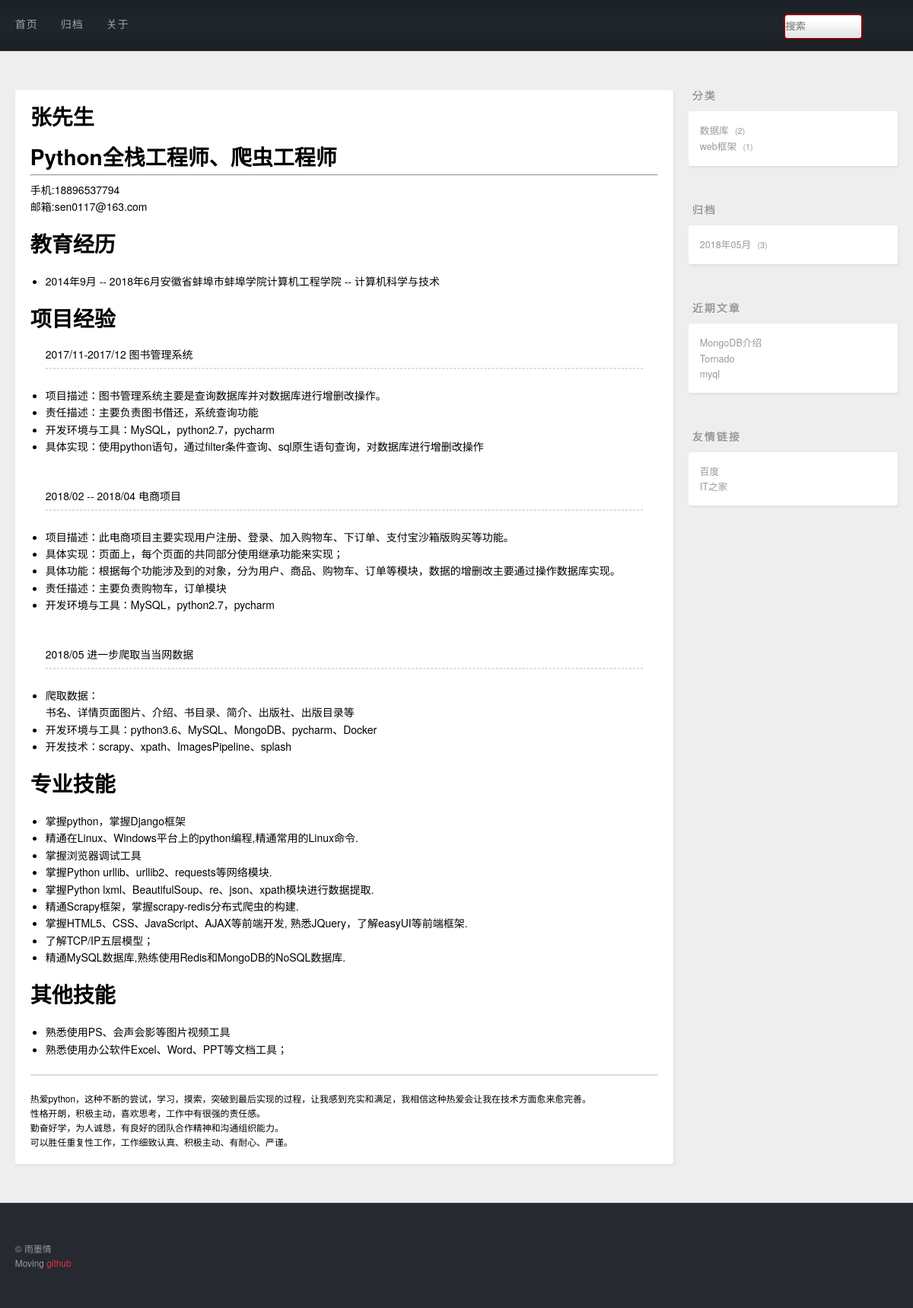
Screenshot of /aboutme/ with the database file from the repository.
### blog/models.py (models this page shows, shortened)
class Category(models.Model):
    cname = models.CharField(max_length=20, unique=True, verbose_name='类别')
    class Meta:
        db_table = 't_category'
        verbose_name_plural = '类别'

class Post(models.Model):
    title = models.CharField(max_length=100, unique=True, verbose_name='帖子')
    desc = models.TextField()
    content = models.TextField()
    created = models.DateField(auto_now_add=True)
    modified = models.DateTimeField(auto_now=True)
    category = models.ForeignKey(Category, on_delete=models.DO_NOTHING,null=False)
    tags = models.ManyToManyField(Tags)
    class Meta:
        db_table = 't_post'
        verbose_name_plural = '帖子'

### blog/views.py (the view)
# urls.py: path('aboutme/', views.aboutme_view),
def aboutme_view(request):
    return render(request,'aboutme.html')

### blog/contextprocessors.py (called while the page is built)
def getrightinfo(request):
    from django.db.models import Count
    cate_posts = Post.objects.values('category__cname', 'category').annotate(count=Count('*')).order_by('-count')  # 分组信息
    from django.db import connection
    cursor = connection.cursor()
    arc_posts = cursor.execute(
        "select created,count('*') as count from t_post group by strftime('%Y-%m',created) order by  created desc")
    recent_posts = Post.objects.all().order_by('-id')[:3]
    return {'cate_posts': cate_posts, 'recent_posts': recent_posts, 'arc_posts': arc_posts}

### blog/templates/aboutme.html
{% extends 'base.html' %}
{% block main %}
    <article class="article article-type-page">
        <div class="article-inner">
            <header class="article-header">
                <p class="article-title">
                    张先生
                </p>
                <br>
                <h1 class="article-title">
                    Python全栈工程师、爬虫工程师
                </h1>
                <hr>
                <p class="article-tag-list-item">手机:18896537794</p>
                <br>
                <p class="article-tag-list-item">邮箱:sen0117@163.com</p>
                <br>
                <br>
            </header>
            <div class="article-entry">
                <article class="article-title">教育经历</article>
                <ul>
                    <li>2014年9月 -- 2018年6月安徽省蚌埠市蚌埠学院计算机工程学院 -- 计算机科学与技术</li>
                </ul>
            </div>
            <div class="article-entry">
                <article class="article-title">项目经验</article>
                <article class="article-header">
                    2017/11-2017/12 图书管理系统
                    <hr>
                </article>
                <ul>
                    <li>项目描述：图书管理系统主要是查询数据库并对数据库进行增删改操作。</li>
                    <li>责任描述：主要负责图书借还，系统查询功能</li>
                    <li>开发环境与工具：MySQL，python2.7，pycharm</li>
                    <li>具体实现：使用python语句，通过filter条件查询、sql原生语句查询，对数据库进行增删改操作</li>
                </ul>
                <article class="article-header">
                    2018/02 -- 2018/04 电商项目
                    <hr>
                </article>
                <ul>
                    <li>项目描述：此电商项目主要实现用户注册、登录、加入购物车、下订单、支付宝沙箱版购买等功能。</li>
                    <li>具体实现：页面上，每个页面的共同部分使用继承功能来实现；</li>
                    <li>具体功能：根据每个功能涉及到的对象，分为用户、商品、购物车、订单等模块，数据的增删改主要通过操作数据库实现。</li>
                    <li>责任描述：主要负责购物车，订单模块</li>
                    <li>开发环境与工具：MySQL，python2.7，pycharm</li>
                </ul>
                <article class="article-header">
                    2018/05 进一步爬取当当网数据
                    <hr>
                </article>
                <ul>
                    <li>爬取数据：<br>
                        书名、详情页面图片、介绍、书目录、简介、出版社、出版目录等
                    </li>
                    <li>开发环境与工具：python3.6、MySQL、MongoDB、pycharm、Docker</li>
                    <li>开发技术：scrapy、xpath、ImagesPipeline、splash</li>
                </ul>
            </div>
            <div class="article-entry">
                <article class="article-title">专业技能</article>
                <ul>
                    <li>掌握python，掌握Django框架</li>
                    <li>精通在Linux、Windows平台上的python编程,精通常用的Linux命令.</li>
                    <li>掌握浏览器调试工具</li>
                    <li>掌握Python urllib、urllib2、requests等网络模块.</li>
                    <li>掌握Python lxml、BeautifulSoup、re、json、xpath模块进行数据提取.</li>
                    <li>精通Scrapy框架，掌握scrapy-redis分布式爬虫的构建.</li>
                    <li>掌握HTML5、CSS、JavaScript、AJAX等前端开发, 熟悉JQuery，了解easyUI等前端框架.</li>
                    <li>了解TCP/IP五层模型；</li>
                    <li>精通MySQL数据库,熟练使用Redis和MongoDB的NoSQL数据库.</li>
                </ul>
            </div>
            <div class="article-entry">
                <article class="article-title">其他技能</article>
                <ul>
                    <li>熟悉使用PS、会声会影等图片视频工具</li>
                    <li>熟悉使用办公软件Excel、Word、PPT等文档工具；</li>
                </ul>
            </div>
            <div class="article-footer">
                热爱python，这种不断的尝试，学习，摸索，突破到最后实现的过程，让我感到充实和满足，我相信这种热爱会让我在技术方面愈来愈完善。
                <br>性格开朗，积极主动，喜欢思考，工作中有很强的责任感。
                <br>勤奋好学，为人诚恳，有良好的团队合作精神和沟通组织能力。
                <br>可以胜任重复性工作，工作细致认真、积极主动、有耐心、严谨。
            </div>
        </div>
    </article>
{% endblock main %}

### templates/right.html
<aside id="sidebar">
    <div class="widget-wrap">
        <h3 class="widget-title">分类</h3>
        <div class="widget">
            <ul class="category-list">
                {% for cate_post in cate_posts %}
                <li class="category-list-item">
                    <a class="category-list-link" href="/category/{{ cate_post.category }}">{{ cate_post.category__cname }}</a>
                    <span class="category-list-count">{{ cate_post.count }}</span>
                </li>
                {% endfor %}
            </ul>
        </div>
    </div>
    <div class="widget-wrap">
        <h3 class="widget-title">归档</h3>
        <div class="widget">
            <ul class="archive-list">
                {% for ap in arc_posts %}
                <li class="archive-list-item">
                    <a class="archive-list-link" href="/archive/{{ ap.0|date:'Y' }}/{{ ap.0|date:'m' }}">{{ ap.0|date:'Y年m月' }}</a>
                    <span class="archive-list-count">{{ ap.1 }}</span>
                </li>
                {% endfor %}
            </ul>
        </div>
    </div>
    <div class="widget-wrap">
        <h3 class="widget-title">近期文章</h3>
        <div class="widget">
            <ul>
                {% for rp in recent_posts %}
                    <li>
                        <a href="/post/{{ rp.id }}">{{ rp.title }}</a>
                    </li>
                {% endfor %}
            </ul>
        </div>
    </div>
    <div class="widget-wrap">
        <h3 class="widget-title">友情链接</h3>
        <div class="widget">
            <ul>
                <li>
                    <a href="http://www.baidu.com/" target="_blank">百度</a>
                </li>
                <li>
                    <a href="https://www.ithome.com/" target="_blank">IT之家</a>
                </li>
            </ul>
        </div>
    </div>
</aside>

### static/css/style.css (style rules this page uses)
body { zoom: 1; width: 100%; }
body:before, body:after { content: ""; display: table; }
body:after { clear: both; }
html, body, div, span, applet, object, iframe, h1, h2, h3, h4, h5, h6, p, blockquote, pre, a, abbr, acronym, address, big, cite, code, del, dfn, em, img, ins, kbd, q, s, samp, small, strike, strong, sub, sup, tt, var, dl, dt, dd, ol, ul, li, fieldset, form, label, legend, table, caption, tbody, tfoot, thead, tr, th, td { margin: 0; padding: 0; border: 0; outline: 0; font-weight: inherit; font-style: inherit; font-family: inherit; font-size: 100%; vertical-align: baseline; }
body { line-height: 1; color: #000; background: #fff; }
ol, ul { list-style: none; }
html, body, #container { height: 100%; }
body { background: #eee; font: 14px/1.6em "寰蒋闆呴粦", "Microsoft Yahei", "Droid Sans", Helvetica Neue, Helvetica, Arial, sans-serif; -webkit-text-size-adjust: 100%; }
.article-date, .article-category-link, .archive-year, .widget-title { text-decoration: none; text-transform: uppercase; letter-spacing: 2px; color: #999; margin-bottom: 1em; margin-left: 5px; line-height: 1em; text-shadow: 0 1px #fff; font-weight: bold; }
.article-inner, .archive-article-inner { background: #fff; -webkit-box-shadow: 1px 2px 3px #ddd; box-shadow: 1px 2px 3px #ddd; -webkit-border-radius: 3px; border-radius: 3px; }
.article-entry hr, .widget hr { border: 1px dashed #ddd; }
.article-entry ul, .widget ul, .article-entry ol, .widget ol, .article-entry dl, .widget dl { margin: 0 20px; line-height: 1.6em; }
.article-entry ul, .widget ul { list-style: disc; }
.article { margin: 50px 0; }
.article-inner { overflow: hidden; }
.article-header { padding: 20px 20px 0; }
.article-title { text-decoration: none; font-size: 2em; font-weight: bold; color: #000; line-height: 1.1em; -webkit-transition: color 0.2s; -moz-transition: color 0.2s; -o-transition: color 0.2s; -ms-transition: color 0.2s; transition: color 0.2s; }
.article-entry { zoom: 1; color: #000; padding: 0 20px; }
.article-entry:before, .article-entry:after { content: ""; display: table; }
.article-entry:after { clear: both; }
.article-entry ul, .article-entry ol, .article-entry dl { margin-top: 1.6em; margin-bottom: 1.6em; }
.article-footer { zoom: 1; font-size: 0.85em; line-height: 1.6em; border-top: 2px solid #ddd; padding-top: 1.6em; margin: 0 20px 20px; }
.article-footer:before, .article-footer:after { content: ""; display: table; }
.article-footer:after { clear: both; }
.article-tag-list-item { float: left; margin-right: 10px; }
@media screen and (min-width: 768px) { #sidebar { display: inline; float: left; width: 23.3333333333333%; margin: 0 0.8333333333333%; } }
.widget-wrap { margin: 50px 0; }
.widget { color: #777; text-shadow: 0 1px #fff; background: #fff; -webkit-box-shadow: 1px 2px 3px #ddd; box-shadow: 1px 2px 3px #ddd; padding: 15px; -webkit-border-radius: 3px; border-radius: 3px; }
.widget a { color: #999; text-decoration: none; }
.widget { line-height: 1.6em; word-wrap: break-word; font-size: 0.9em; }
.widget ul, .widget ol { list-style: none; margin: 0; }
.category-list-count, .tag-list-count, .archive-list-count { padding-left: 5px; color: #999; font-size: 0.85em; }
.category-list-count:before, .tag-list-count:before, .archive-list-count:before { content: "("; }
.category-list-count:after, .tag-list-count:after, .archive-list-count:after { content: ")"; }

### rows the page displays
Category: category__cname "数据库", count "2"
Category: category__cname "web框架", count "1"
Post: title "MongoDB介绍"
Post: title "Tornado"
Post: title "myql"

### other values shown
{{ ap.0|date:'Y年m月' }} "2018年05月"
{{ ap.1 }} "3"
